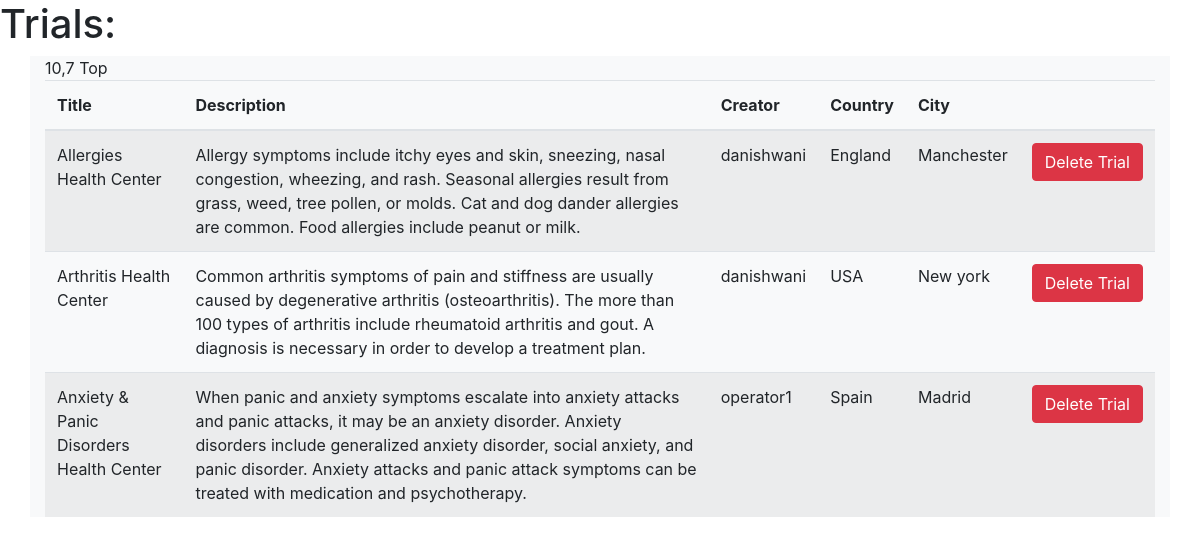
/trialapp/dashboard/listTrial/ (signed in), run on the app's committed database.
### trialapp/models.py (models this page shows)
class Trial(models.Model):
    title = models.CharField(max_length=100,primary_key=True)
    description = models.TextField()
    country = models.CharField(max_length=80)
    city = models.CharField(max_length=90)
    creator = models.ForeignKey(User,on_delete=models.CASCADE,blank=True)
    def __str__(self):
        return self.title

### trialapp/views.py (the view)
# urls.py: path('dashboard/listTrial/',views.listTrial, name='listTrial'),
@login_required
def listTrial(request):
    trials = Trial.objects.filter(creator=request.user)
    operators = Operator.objects.filter(creator=request.user)
    print(trials)
    for o in operators:
        trials = trials | Trial.objects.filter(creator=o)
    return render(request,'trialapp/listTrial.html',{'trials':trials})

### trialapp/templates/trialapp/listTrial.html (shortened to what this page needs)
<!DOCTYPE html>
<html>
<head>
        <link rel="stylesheet" href="https://maxcdn.bootstrapcdn.com/bootstrap/4.0.0/css/bootstrap.min.css">
</head>
<body>
        <h1> Trials: </h1>
        <div class="container bg-light">
                <table class="table table-striped mx-auto">
                        <thead>
                                <tr>
                                        <th>Title</th>
                                        <th>Description</th>
                                        <th> Creator</th>
                                        <th> Country</th>
                                        <th> City</th>
                                        <th></th>
                                </tr>
                        </thead>
                        <tbody>
                                {% for t in trials %}
                                <form method='POST'>
                                        <tr>
                                        <td>{{t.title}}</td>
					<td>{{t.description}}</td>
                                        <td>{{t.creator}}</td>
                                        <td>{{t.country}}</td>
                                        <td>{{t.city}}</td>
					<td><input type="submit" value="Delete Trial" class="btn btn-danger " formaction="{% url 'deleteTrial' title=t.title %}"></a></td>
                                </tr>
                                </form>
                                {% endfor %}
                        </tbody>
		</div>
</body>
</html>

### data on the page
Trial: title "Allergies Health Center", description "Allergy symptoms include itchy eyes and skin, sneezing, nasal congestion, wheezing, and rash. Seasonal allergies result from grass, weed, tree pollen, or molds. Cat and dog dander allergies are common. Food allergies include peanut or milk.", creator "danishwani", country "England", city "Manchester", title "Delete Trial"
Trial: title "Arthritis Health Center", description "Common arthritis symptoms of pain and stiffness are usually caused by degenerative arthritis (osteoarthritis). The more than 100 types of arthritis include rheumatoid arthritis and gout. A diagnosis is necessary in order to develop a treatment plan.", creator "danishwani", country "USA", city "New york", title "Delete Trial"
Trial: title "Anxiety & Panic Disorders Health Center", description "When panic and anxiety symptoms escalate into anxiety attacks and panic attacks, it may be an anxiety disorder. Anxiety disorders include generalized anxiety disorder, social anxiety, and panic disorder. Anxiety attacks and panic attack symptoms can be treated with medication and psychotherapy.", creator "operator1", country "Spain", city "Madrid", title "Delete Trial"
